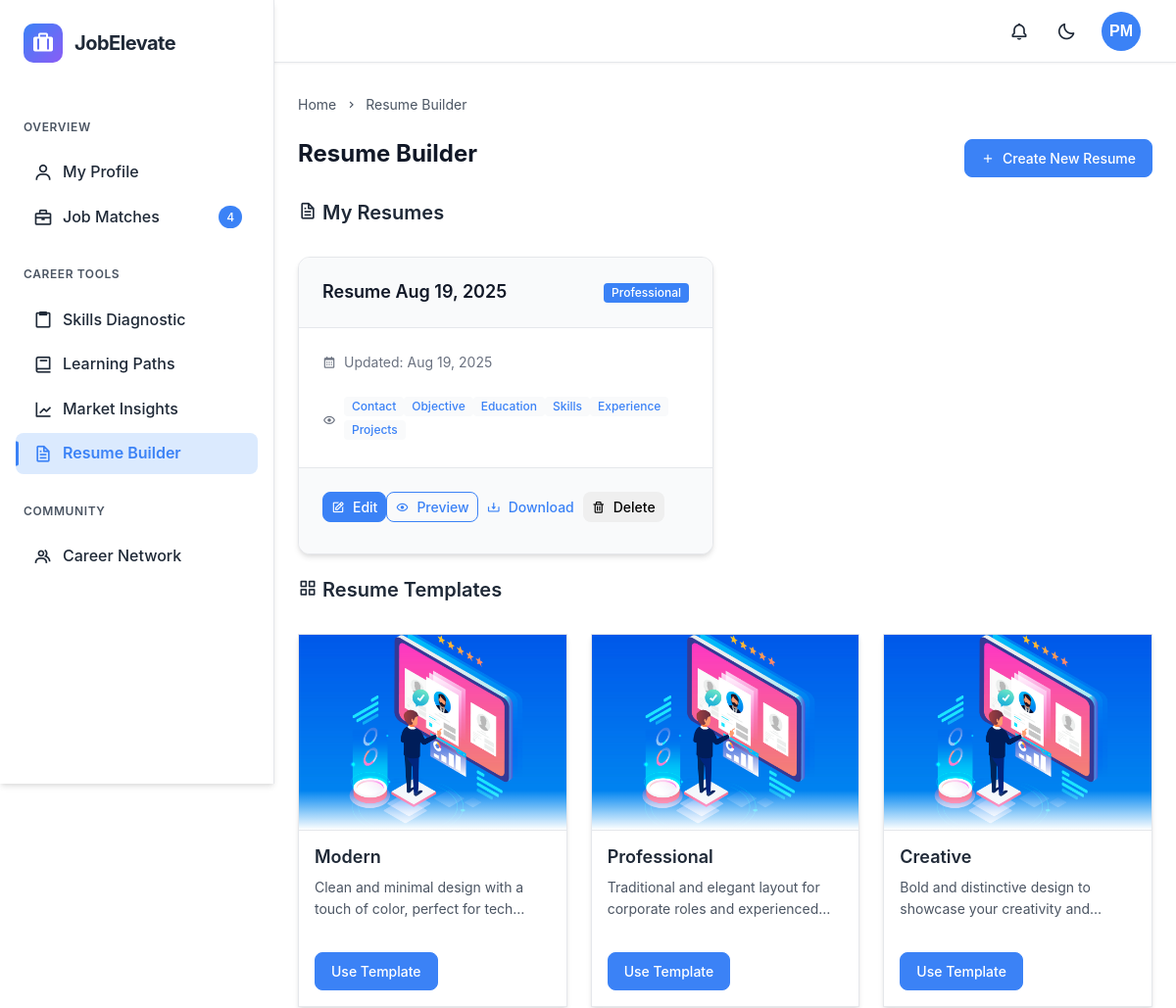
Page /resume_builder/ (signed in, upper part) on the earlier database version.
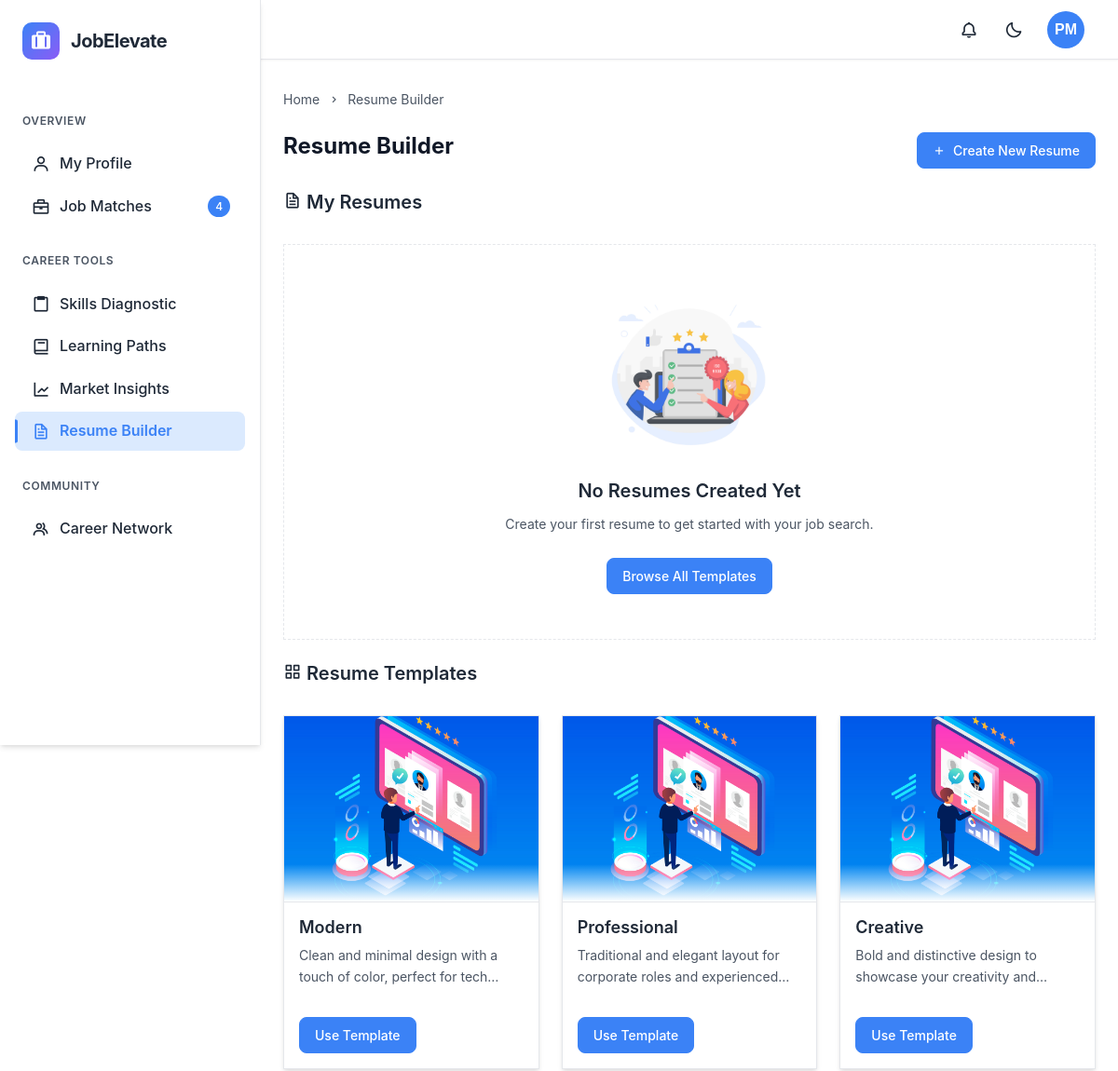
Same page on the later database version.
### resume_builder/models.py (models this page shows, shortened)
class Resume(models.Model):
    STATUS_CHOICES = [
        ('draft', 'Draft'),
        ('published', 'Published'),
    ]
    user = models.ForeignKey(User, on_delete=models.CASCADE, related_name='resumes')
    template = models.ForeignKey(ResumeTemplate, on_delete=models.CASCADE, related_name='used_in_resumes')
    title = models.CharField(max_length=255)
    status = models.CharField(max_length=20, choices=STATUS_CHOICES, default='draft')
    primary_color = ColorField(default='#1565C0')
    secondary_color = ColorField(default='#03A9F4')
    font_family = models.CharField(max_length=100, default='Roboto, sans-serif')
    show_contact = models.BooleanField(default=True)
    show_links = models.BooleanField(default=True)
    show_objective = models.BooleanField(default=True)
    show_education = models.BooleanField(default=True)
    show_skills = models.BooleanField(default=True)
    show_experience = models.BooleanField(default=True)
    show_projects = models.BooleanField(default=True)
    show_certifications = models.BooleanField(default=True)
    show_achievements = models.BooleanField(default=True)
    show_extracurricular = models.BooleanField(default=True)
    pdf_file = models.FileField(upload_to='resume_pdfs/', blank=True, null=True)
    created_at = models.DateTimeField(auto_now_add=True)
    updated_at = models.DateTimeField(auto_now=True)
    last_downloaded = models.DateTimeField(blank=True, null=True)
    download_count = models.IntegerField(default=0)
    class Meta:
        ordering = ['-updated_at']

class ResumeTemplate(models.Model):
    name = models.CharField(max_length=100)
    description = models.TextField()
    preview_image = models.ImageField(upload_to='resume_templates/')
    html_structure = models.TextField()
    css_structure = models.TextField()
    is_active = models.BooleanField(default=True)
    created_at = models.DateTimeField(auto_now_add=True)
    updated_at = models.DateTimeField(auto_now=True)

### resume_builder/views.py (the view)
# urls.py: path('', views.resume_dashboard, name='resume_builder'),
@login_required
def resume_dashboard(request):
    user = request.user
    full_name = user.full_name.strip() if user.full_name else ""
    name_parts = full_name.split()
    if len(name_parts) >= 2:
        initials = name_parts[0][0].upper() + name_parts[-1][0].upper()
    elif len(name_parts) == 1:
        initials = name_parts[0][0].upper()
    else:
        initials = "US"
    user_resumes = Resume.objects.filter(user=user)
    resume_templates = ResumeTemplate.objects.filter(is_active=True)
    context = {
        'user_resumes': user_resumes,
        'resume_templates': resume_templates,
        'user_initials': initials,
    }
    return render(request, 'resume_builder/dashboard.html', context)

### accounts/models.py (called while the page is built)
    def get_skills_list(self):
        return [skill.strip() for skill in self.technical_skills.split(',')] if self.technical_skills else []

### backend/context_processors.py (called while the page is built)
def user_initials(request):
    if request.user.is_authenticated:
        full_name = request.user.full_name.strip() if request.user.full_name else ""
        name_parts = full_name.split()
        if len(name_parts) >= 2:
            initials = name_parts[0][0].upper() + name_parts[-1][0].upper()
        elif len(name_parts) == 1:
            initials = name_parts[0][0].upper()
        else:
            initials = "US"
    else:
        initials = "US"
    return {
        'user_initials': initials
    }

### dashboard/context_processors.py (called while the page is built)
def dashboard_context(request):
    context = {}
    if request.user.is_authenticated:
        user = request.user
        full_name = user.full_name.strip() if user.full_name else ""
        name_parts = full_name.split()
        if len(name_parts) >= 2:
            initials = name_parts[0][0].upper() + name_parts[-1][0].upper()
        elif len(name_parts) == 1:
            initials = name_parts[0][0].upper()
        else:
            initials = "US"
        job_match_count = user.get_job_matches_count()
        context.update({
            'user_initials': initials,
            'job_match_count': job_match_count,
        })
    return context

### resume_builder/templates/resume_builder/dashboard.html (shortened to what this page needs)
{% extends 'dashboard/base.html' %}
{% load static %}
{% block content %}
<div class="breadcrumb">
    <div class="breadcrumb-item">
        <a href="{% url 'dashboard:home' %}" class="breadcrumb-link">Home</a>
        <i class='bx bx-chevron-right'></i>
    </div>
    <div class="breadcrumb-item">
        <span>Resume Builder</span>
    </div>
</div>
<div class="page-content-header">
    <h1 class="page-title">Resume Builder</h1>
    <div class="page-actions">
        <button class="btn btn-primary" onclick="showCreateResumeModal()">
            <i class='bx bx-plus'></i>
            Create New Resume
        </button>
    </div>
</div>
    <section class="content-section">
        <div class="section-header">
            <h2 class="section-title"><i class='bx bx-file'></i> My Resumes</h2>
        </div>
        {% if user_resumes %}
        <div class="resume-grid">
            {% for resume in user_resumes %}
            <div class="card card-elevated resume-card" data-id="{{ resume.id }}">
                <div class="card-header">
                    <div class="d-flex justify-between align-center">
                        <h4 class="card-title mb-0">{{ resume.title }}</h4>
                        <span class="badge bg-primary">{{ resume.template.name }}</span>
                    </div>
                </div>
                <div class="card-body">
                    <div class="resume-stats">
                        <div class="resume-stat d-flex align-center mb-2">
                            <i class='bx bx-calendar text-muted mr-2'></i>
                            <span class="text-muted">Updated: {{ resume.updated_at|date:"M d, Y" }}</span>
                        </div>
                        <div class="resume-stat">
                            <i class='bx bx-show text-muted mr-2'></i>
                            <div class="d-flex flex-wrap">
                                {% if resume.show_contact %}<span class="badge bg-light text-primary mr-1 mb-1">Contact</span>{% endif %}
                                {% if resume.show_objective %}<span class="badge bg-light text-primary mr-1 mb-1">Objective</span>{% endif %}
                                {% if resume.show_education %}<span class="badge bg-light text-primary mr-1 mb-1">Education</span>{% endif %}
                                {% if resume.show_skills %}<span class="badge bg-light text-primary mr-1 mb-1">Skills</span>{% endif %}
                                {% if resume.show_experience %}<span class="badge bg-light text-primary mr-1 mb-1">Experience</span>{% endif %}
                                {% if resume.show_projects %}<span class="badge bg-light text-primary mr-1 mb-1">Projects</span>{% endif %}
                            </div>
                        </div>
                    </div>
                </div>
                <div class="card-footer">
                    <div class="d-flex flex-wrap">
                        <a href="{% url 'resume_builder:edit_resume' resume.id %}" class="btn btn-sm btn-primary mr-2 mb-2">
                            <i class='bx bx-edit'></i> Edit
                        </a>
                        <a href="{% url 'resume_builder:preview_resume' resume.id %}" class="btn btn-sm btn-outline-primary mr-2 mb-2">
                            <i class='bx bx-show'></i> Preview
                        </a>
                        <a href="{% url 'resume_builder:download_resume' resume.id %}" class="btn btn-sm btn-outline-success mr-2 mb-2">
                            <i class='bx bx-download'></i> Download
                        </a>
                        <button class="btn btn-sm btn-outline-danger mb-2" data-resume-id="{{ resume.id }}">
                            <i class='bx bx-trash'></i> Delete
                        </button>
                    </div>
                </div>
            </div>
            {% endfor %}
        </div>
        {% else %}
        <div class="empty-state">
            <img src="{% static 'images/empty-resume.png' %}" alt="No Resumes" class="empty-state-image">
            <h3>No Resumes Created Yet</h3>
            <p>Create your first resume to get started with your job search.</p>
            <button id="browse-templates-btn" class="btn btn-primary">Browse All Templates</button>
        </div>
        {% endif %}
    </section>
    <section class="content-section">
        <div class="section-header">
            <h2 class="section-title"><i class='bx bx-grid-alt'></i> Resume Templates</h2>
        </div>
        <div class="template-grid">
            {% for template in resume_templates %}
                <div class="template-card">
                    <div class="template-preview">
                      {% if template.preview_image %}
                          <img src="{{ template.preview_image.url }}" alt="{{ template.name }} Template Preview">
                      {% else %}
                          <img src="{% static 'images/template-default.png' %}" alt="{{ template.name }} Template Preview">
                      {% endif %}
                    </div>
                    <div class="template-info">
                        <h4>{{ template.name }}</h4>
                        <p>{{ template.description }}</p>
                    </div>
                    <div class="template-actions">
                        <a href="{% url 'resume_builder:create_resume' %}?template_id={{ template.id }}" class="btn btn-primary use-template-btn">Use Template</a>
                    </div>
                </div>
            {% empty %}
                <p>No resume templates available.</p>
            {% endfor %}
        </div>
    </section>
{% endblock %}

### dashboard/templates/dashboard/base.html (shortened to what this page needs)
<!DOCTYPE html>
<html lang="en">
<head>
    <link href="https://unpkg.com/boxicons@2.1.4/css/boxicons.min.css" rel="stylesheet">
</head>
<body>
    <nav class="sidebar">
        <div class="sidebar-header">
            <div class="logo">
                <div class="logo-icon">
                    <i class='bx bxs-briefcase-alt'></i>
                </div>
                <span class="logo-text">JobElevate</span>
            </div>
        </div>
        <ul class="nav-links">
            <span class="nav-section-title">Overview</span>
            <li class="nav-item">
            <a href="{% url 'dashboard:profile' %}" class="nav-link">
                    <i class="bx bx-user"></i>
                    <span class="nav-text">My Profile</span>
            </a>
            </li>
            <li class="nav-item">
            <a href="{% url 'jobs:job_listings' %}" class="nav-link">
                    <i class="bx bx-briefcase"></i>
                    <span class="nav-text">Job Matches</span>
                    {% if job_match_count > 0 %}
                        <span class="nav-badge">{{ job_match_count }}</span>
                    {% endif %}
                </a>
            </li>
            <span class="nav-section-title">Career Tools</span>
            <li class="nav-item">
                <a href="{% url 'assessments:assessment' %}" class="nav-link">
                    <i class="bx bx-clipboard"></i>
                    <span class="nav-text">Skills Diagnostic</span>
                </a>
            </li>
            <li class="nav-item">
                <a href="{% url 'learning:learning' %}" class="nav-link">
                    <i class="bx bx-book"></i>
                    <span class="nav-text">Learning Paths</span>
                </a>
            </li>
            <li class="nav-item">
                <a href="{% url 'jobs:job_analytics' %}" class="nav-link">
                    <i class="bx bx-line-chart"></i>
                    <span class="nav-text">Market Insights</span>
                </a>
            </li>
            <li class="nav-item">
                <a href="{% url 'resume_builder:resume_builder' %}" class="nav-link">
                    <i class="bx bx-file"></i>
                    <span class="nav-text">Resume Builder</span>
                </a>
            </li>
            <span class="nav-section-title">Community</span>
            <li class="nav-item">
        <a href="{% url 'community:community' %}?section=home" class="nav-link">
            <i class="bx bx-group"></i>
            <span class="nav-text">Career Network</span>
        </a>
        </li>
        </ul>
    </nav>
    <nav class="navbar">
        <div class="navbar-right">
            <div class="navbar-actions">
                <button class="action-button">
                    <i class="bx bx-bell"></i>
                </button>
                <button class="action-button theme-toggle">
                    <i class="bx bx-moon"></i>
                </button>
            </div>
            <div class="user-menu">
            <button class="user-button" id="user-menu-button">
                <div class="user-avatar">
                    {{ user_initials }}
                </div>
            </button>
            </div>
        </div>
    </nav>
    <div class="main-content">
        {% block content %}{% endblock %}
    </div>
</body>
</html>

### resume_builder/templates/resume_builder/dashboard.html (style rules this page uses)
.content-section { margin-bottom: 1.5rem; animation: fadeIn 0.5s ease-in-out; }
.template-grid { display: grid; grid-template-columns: repeat(auto-fill, minmax(250px, 1fr)); gap: 1.5rem; }
.template-card { background-color: var(--card-bg); border-radius: var(--border-radius-lg); overflow: hidden; box-shadow: var(--shadow); transition: var(--transition); border: 1px solid var(--border-color); }
.template-preview { height: 200px; overflow: hidden; border-bottom: 1px solid var(--border-color); position: relative; }
.template-preview::after { content: ''; position: absolute; bottom: 0; left: 0; right: 0; height: 40px; background: linear-gradient(to top, var(--card-bg), transparent); }
.template-preview img { width: 100%; height: 100%; object-fit: cover; transition: var(--transition); }
.template-info { padding: var(--spacing); }
.template-info h4 { font-size: var(--font-size-lg); font-weight: 600; margin-bottom: var(--spacing-sm); color: var(--text-color); }
.template-info p { font-size: var(--font-size-sm); color: var(--text-light); display: -webkit-box; -webkit-line-clamp: 2; line-clamp: 2; -webkit-box-orient: vertical; overflow: hidden; margin-bottom: var(--spacing); }
.template-actions { padding: 0 var(--spacing) var(--spacing) var(--spacing); }
.empty-state { display: flex; flex-direction: column; align-items: center; justify-content: center; padding: 3rem 1.5rem; text-align: center; background-color: var(--card-bg); border-radius: var(--border-radius-lg); border: 1px dashed var(--border-color); }
.empty-state-image { width: 180px; height: auto; margin-bottom: 1.5rem; opacity: 0.8; }
.empty-state h3 { font-size: 1.25rem; font-weight: 600; margin-bottom: 0.75rem; color: var(--text-color); }
.empty-state p { font-size: 0.875rem; color: var(--text-light); max-width: 400px; margin-bottom: 1.5rem; }

Differences in the rows shown:
removed Resume: title "Resume Aug 19, 2025", template.name "Professional", updated_at "Aug 19, 2025", show_contact "Contact", show_objective "Objective", show_education "Education", show_skills "Skills", show_experience "Experience", show_projects "Projects"
Other differences:
text now shown: "No Resumes Created Yet Create your first resume to get started with your job search. Browse All Templates"
